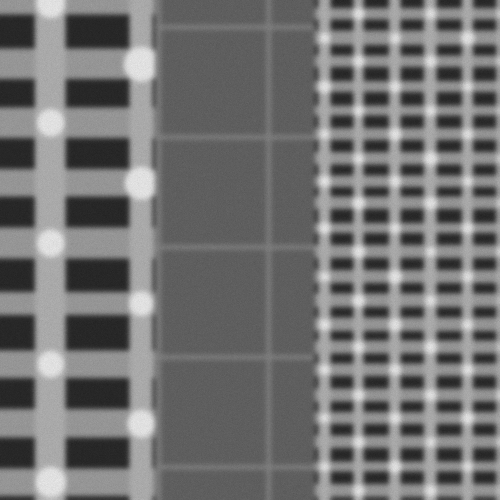
#> input picture data/sample_001/reference.png, 1000 x 1000 px (shown at 1/2 size)
$ python baseline_v4_edge.py ../data/sample_001/reference.png ../data/sample_001/search.png
#> lines starting #> are read from the running program, lines starting #| are printed output that depends on the picture
import sys
import cv2
import numpy as np


def edge_match(reference_path, search_path):

#> called with reference_path = '../data/sample_001/reference.png', search_path = '../data/sample_001/search.png'
    reference = cv2.imread(
        reference_path,
        cv2.IMREAD_GRAYSCALE
    )
#> reference is the input picture: shape (1000, 1000); min 28, max 245, mean 114.6

    search = cv2.imread(
        search_path,
        cv2.IMREAD_GRAYSCALE
    )
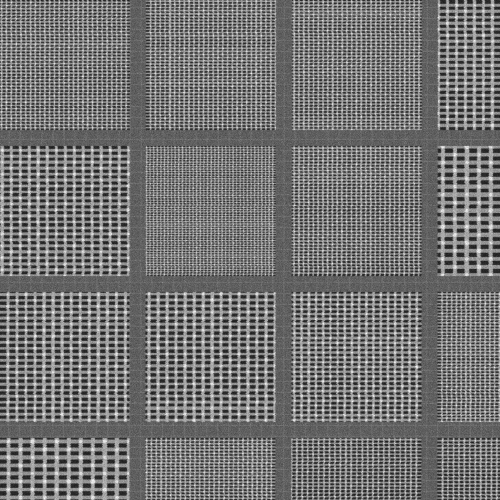
#> input picture data/sample_001/search.png, 1000 x 1000 px (shown at 1/2 size)
#> search is the input picture: shape (1000, 1000); min 6, max 255, mean 116.6

    if reference is None:
        raise FileNotFoundError(reference_path)

    if search is None:
        raise FileNotFoundError(search_path)

    # ---------------------------------------------------------
    # Resize reference to approximately 10x smaller
    # ---------------------------------------------------------

    template = cv2.resize(
        reference,
        (
            search.shape[1] // 10,
            search.shape[0] // 10
        ),
        interpolation=cv2.INTER_AREA
    )
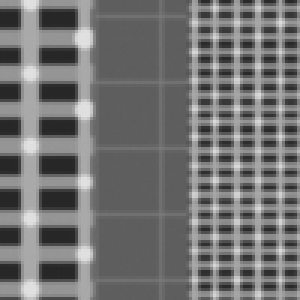
#> template: shape (100, 100) (shown 3 times larger); min 38, max 226, mean 114.6

    # ---------------------------------------------------------
    # Edge extraction
    # ---------------------------------------------------------

    template_edges = cv2.Canny(
        template,
        50,
        150
    )
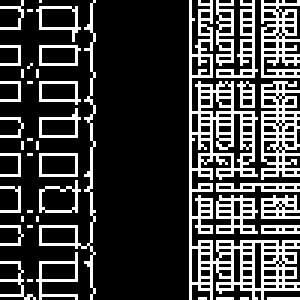
#> template_edges: shape (100, 100) (shown 3 times larger); 24.5% white in thin lines or dots

    search_edges = cv2.Canny(
        search,
        50,
        150
    )
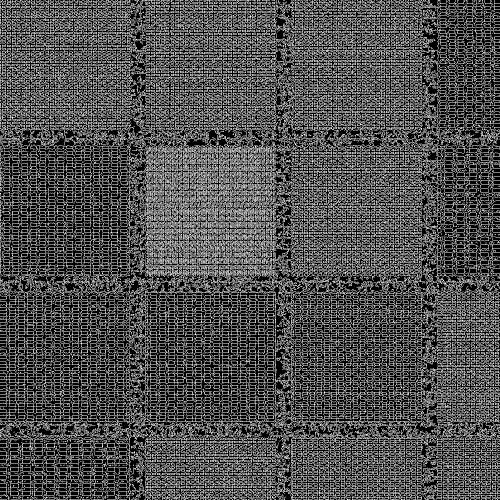
#> search_edges: shape (1000, 1000) (shown at 1/2 size); 31% white in thin lines or dots

    # ---------------------------------------------------------
    # Edge template matching
    # ---------------------------------------------------------

    result = cv2.matchTemplate(
        search_edges,
        template_edges,
        cv2.TM_CCOEFF_NORMED
    )
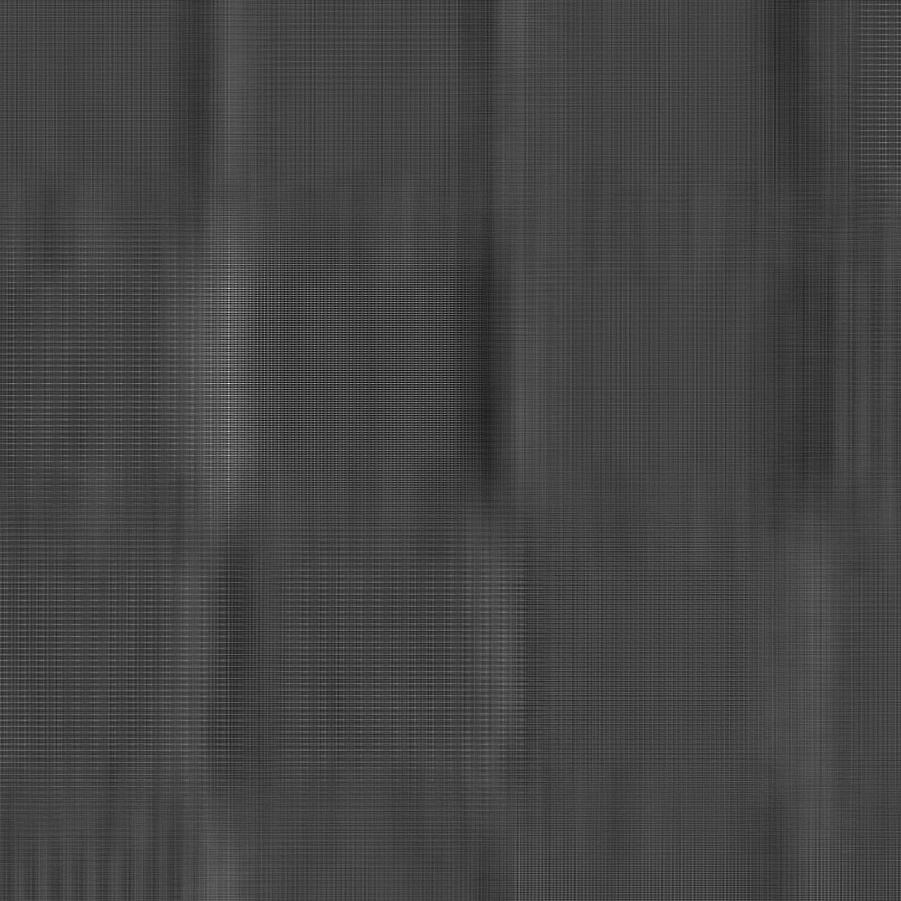
#> result: shape (901, 901) float32; min -0.164, max 0.45, mean 0.000303; drawn with min black and max white

    _, max_score, _, max_location = cv2.minMaxLoc(
        result
    )
#> max_score = 0.45; max_location = (228, 383)

    x = (
        max_location[0]
        + template.shape[1] / 2.0
    )
#> x = 278

    y = (
        max_location[1]
        + template.shape[0] / 2.0
    )
#> y = 433

    return x, y, max_score


if __name__ == "__main__":

    if len(sys.argv) != 3:

        print(
            "Usage:"
        )

        print(
            "python localization\\baseline_v4_edge.py "
            "<reference.png> <search.png>"
        )

        sys.exit(1)

    reference_path = sys.argv[1]
    search_path = sys.argv[2]

    x, y, score = edge_match(
        reference_path,
        search_path
    )
#> x = 278; y = 433; score = 0.45

    print()
    print("=" * 60)
    print("DRIFT-SENSE V4 - EDGE MATCHING")
    print("=" * 60)

    print(
        f"Predicted center : "
        f"({x:.2f}, {y:.2f})"
    )
#| Predicted center : (278.00, 433.00)

    print(
        f"Matching score   : "
        f"{score:.4f}"
    )
#| Matching score   : 0.4496

    print("=" * 60)
